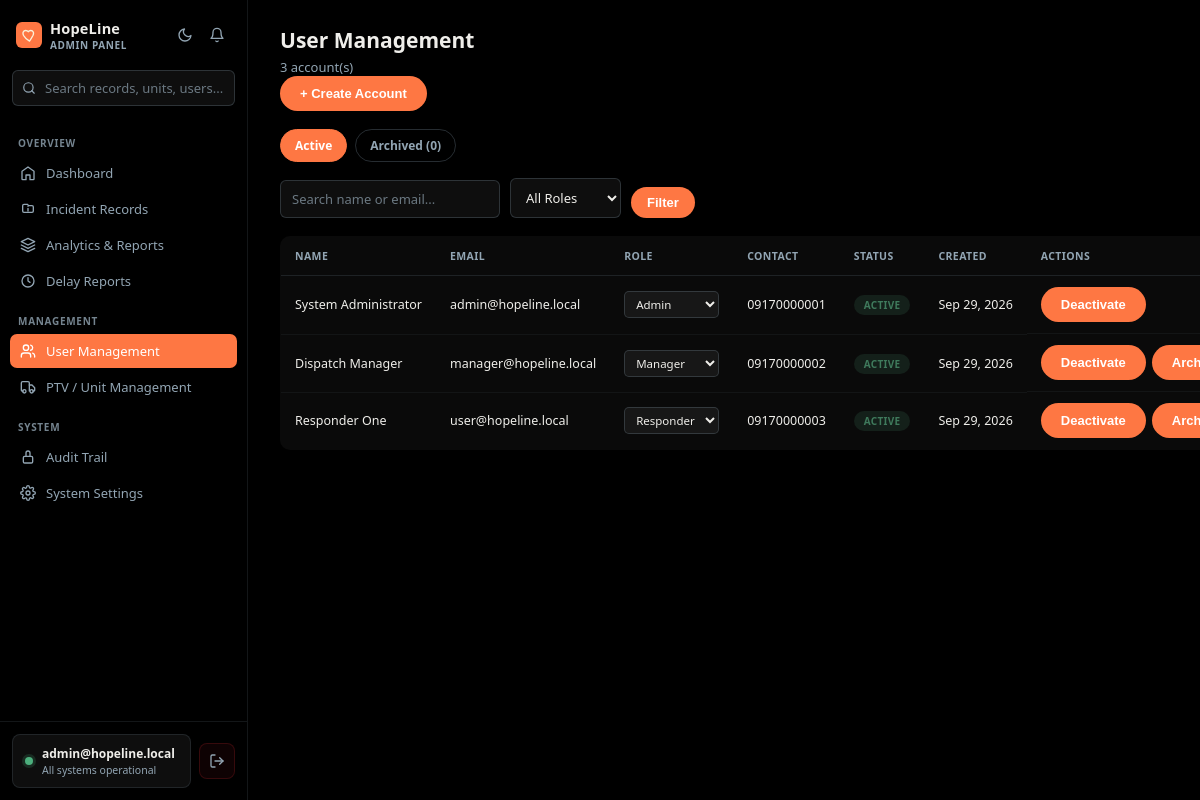
/app/admin/users.php (signed in), run on the app's committed database.
### tables this page shows
CREATE TABLE `users` (
  `id`          INT          NOT NULL AUTO_INCREMENT,
  `name`        VARCHAR(150) NOT NULL,
  `email`       VARCHAR(150) NOT NULL,
  `password`    VARCHAR(255) NOT NULL,
  `role`        ENUM('admin','manager','user') NOT NULL DEFAULT 'user',
  `contact_no`  VARCHAR(20)  DEFAULT NULL,
  `is_verified` TINYINT(1)   NOT NULL DEFAULT 0,
  `archived_at` DATETIME     DEFAULT NULL,
  `created_at`  DATETIME     DEFAULT CURRENT_TIMESTAMP,
  `updated_at`  DATETIME     DEFAULT CURRENT_TIMESTAMP ON UPDATE CURRENT_TIMESTAMP,
  PRIMARY KEY (`id`),
  UNIQUE KEY `uq_users_email` (`email`),
  KEY `idx_users_role` (`role`),
  KEY `idx_users_archived_at` (`archived_at`)
);

### app/admin/users.php (the view, shortened to what this page needs)
<?php
require_once __DIR__ . '/../../config/config.php';
$roleFilter = $_GET['role'] ?? '';
$search = $_GET['q'] ?? '';
$view = ($_GET['view'] ?? '') === 'archived' ? 'archived' : 'active';
$where = $view === 'archived' ? "WHERE archived_at IS NOT NULL" : "WHERE archived_at IS NULL";
$params = [];
$stmt = $pdo->prepare("SELECT * FROM users $where ORDER BY created_at DESC");
$stmt->execute($params);
$users = $stmt->fetchAll(PDO::FETCH_ASSOC);
$archivedCount = $pdo->query("SELECT COUNT(*) FROM users WHERE archived_at IS NOT NULL")->fetchColumn();
?>
<!DOCTYPE html>
<html lang="en">
<head>
<link rel="stylesheet" href="<?php echo BASE_URL; ?>/assets/css/app.css">
</head>
<body>
<?php require_once __DIR__ . '/../../assets/layouts/admin/admin_sidebar.php'; ?>
<main class="main">
    <div class="page-head">
        <div><h1>User Management</h1><p><?php echo count($users); ?> account(s)</p></div>
        <button class="btn-primary" onclick="document.getElementById('createModal').classList.add('show')">+ Create Account</button>
    </div>
    <div class="tabs">
        <a href="?view=active<?php echo $roleFilter ? '&role='.urlencode($roleFilter) : ''; ?><?php echo $search ? '&q='.urlencode($search) : ''; ?>" class="tab <?php echo $view === 'active' ? 'active' : ''; ?>" style="text-decoration:none;">Active</a>
        <a href="?view=archived<?php echo $roleFilter ? '&role='.urlencode($roleFilter) : ''; ?><?php echo $search ? '&q='.urlencode($search) : ''; ?>" class="tab <?php echo $view === 'archived' ? 'active' : ''; ?>" style="text-decoration:none;">Archived (<?php echo $archivedCount; ?>)</a>
    </div>
    <form method="GET" class="toolbar">
        <input type="text" name="q" placeholder="Search name or email..." value="<?php echo htmlspecialchars($search); ?>">
        <select name="role" onchange="this.form.submit()">
            <option value="">All Roles</option>
        </select>
        <button type="submit" class="btn-primary" style="padding:8px 16px;">Filter</button>
    </form>
    <?php if (empty($users)): ?>
        <div class="empty-state"><?php echo $view === 'archived' ? 'No archived accounts.' : 'No accounts match these filters.'; ?></div>
    <?php else: ?>
    <table>
        <thead><tr><th>Name</th><th>Email</th><th>Role</th><th>Contact</th><th>Status</th><th><?php echo $view === 'archived' ? 'Archived' : 'Created'; ?></th><th>Actions</th></tr></thead>
        <tbody>
            <?php foreach ($users as $u): ?>
            <tr>
                <td><?php echo htmlspecialchars($u['name']); ?></td>
                <td><?php echo htmlspecialchars($u['email']); ?></td>
                <td>
                    <?php if ($view === 'active'): ?>
                    <form method="POST" style="display:inline-flex; gap:6px; align-items:center;">
                        <select name="role" class="role-select" onchange="this.form.submit()">
                            <option value="admin" <?php echo $u['role']==='admin'?'selected':''; ?>>Admin</option>
                            <option value="manager" <?php echo $u['role']==='manager'?'selected':''; ?>>Manager</option>
                            <option value="user" <?php echo $u['role']==='user'?'selected':''; ?>>Responder</option>
                        </select>
                    </form>
                    <?php else: ?>
                        <span class="role-badge role-<?php echo $u['role']; ?>"><?php echo ucfirst($u['role']); ?></span>
                    <?php endif; ?>
                </td>
                <td><?php echo htmlspecialchars($u['contact_no'] ?: '—'); ?></td>
                <td><span class="status-badge <?php echo $u['is_verified'] ? 'status-active' : 'status-inactive'; ?>"><?php echo $u['is_verified'] ? 'Active' : 'Inactive'; ?></span></td>
                <td><?php echo date('M j, Y', strtotime($view === 'archived' ? $u['archived_at'] : $u['created_at'])); ?></td>
                <td class="row-actions">
                    <?php if ($view === 'active'): ?>
                        <form method="POST" style="display:inline;">
                            <button type="submit" class="btn-mini <?php echo $u['is_verified'] ? 'btn-deactivate' : 'btn-activate'; ?>">
                                <?php echo $u['is_verified'] ? 'Deactivate' : 'Activate'; ?>
                            </button>
                        </form>
                        <?php if ((int)$u['id'] !== (int)$_SESSION['user_id']): ?>
                        <form method="POST" style="display:inline;" onsubmit="return confirm('Archive this account? They will no longer be able to log in, but their history stays intact.');">
                            <button type="submit" class="btn-mini btn-deactivate">Archive</button>
                        </form>
                        <?php endif; ?>
                    <?php endif; ?>
                </td>
            </tr>
            <?php endforeach; ?>
        </tbody>
    </table>
    <?php endif; ?>
</main>
</body>
</html>

### assets/css/app.css (style rules this page uses)
:root { --burnt-umber: #FE7743; --redwood: #E0632E; --macadamia: #EFEEEA; --cool-blue: #121212; --light-grayish: #92A5B3; --bg-page: #000000; --surface-rgb: 239, 238, 234; --border-rgb: 125, 147, 163; --critical: #b02029; --high: #d9752b; --moderate: #d4ab2b; --low: #3f7a5c; --available: var(--low); --enroute: var(--high); --onsite: var(--critical); --returning: var(--light-grayish); --sidebar-w: 248px; --rail-w: 60px; }
* { box-sizing: border-box; margin: 0; padding: 0; }
html { -webkit-text-size-adjust: 100%; text-size-adjust: 100%; }
html, body { height: 100%; }
html { overflow: hidden; overflow: clip; }
body { font-family: 'Segoe UI', -apple-system, BlinkMacSystemFont, sans-serif; background: var(--bg-page); display: flex; min-height: 100vh; height: 100vh; overflow: hidden; }
select option { background: var(--cool-blue); color: var(--macadamia); }
.main { --content-max: 1280px; flex: 1; min-width: 0; margin-left: var(--sidebar-w); padding: 26px 32px 50px; color: var(--macadamia); max-width: 1280px; height: 100vh; overflow-y: auto; overflow-wrap: break-word; }
.page-head { margin-bottom: 18px; }
.page-head h1 { font-size: 21px; margin-bottom: 4px; }
.page-head p { color: var(--light-grayish); font-size: 13px; }
input[type="text"], input[type="tel"], input[type="number"], input[type="date"], input[type="email"], input[type="password"], select, textarea { background: rgba(var(--surface-rgb), 0.06); border: 1px solid rgba(var(--border-rgb), 0.28); border-radius: 6px; padding: 9px 11px; color: var(--macadamia); font-size: 13px; outline: none; font-family: inherit; max-width: 100%; }
input::placeholder, textarea::placeholder { color: var(--light-grayish); opacity: 0.7; }
.btn-primary, button[type="submit"] { background: var(--burnt-umber); color: #FFFFFF; border: 0; padding: 10px 20px; border-radius: 50px; font-weight: 700; font-size: 13px; cursor: pointer; text-decoration: none; display: inline-flex; align-items: center; gap: 7px; transition: background 0.15s; }
.btn-mini { border: 0; border-radius: 20px; padding: 5px 11px; font-size: 11px; font-weight: 700; cursor: pointer; }
.btn-deactivate { background: rgba(176,32,41,0.15); color: var(--redwood); }
.sev-badge, .role-badge, .tag, .status-pill, .incident-status, .status-badge { font-size: 10px; font-weight: 700; text-transform: uppercase; padding: 3px 10px; border-radius: 20px; letter-spacing: 0.3px; white-space: nowrap; }
.status-resolved, .status-success, .status-active { background: rgba(63,122,92,0.2); color: #3f7a5c; }
.toolbar, .filter-bar { display: flex; gap: 10px; margin-bottom: 18px; flex-wrap: wrap; align-items: flex-end; }
table { width: 100%; border-collapse: collapse; background: rgba(var(--surface-rgb), 0.04); border: 1px solid rgba(var(--border-rgb), 0.18); border-radius: 10px; overflow: hidden; }
thead th { text-align: left; font-size: 10.5px; text-transform: uppercase; letter-spacing: 0.4px; color: var(--light-grayish); padding: 12px 14px; border-bottom: 1px solid rgba(var(--border-rgb), 0.18); white-space: nowrap; }
tbody td { padding: 11px 14px; font-size: 12.5px; border-bottom: 1px solid rgba(var(--border-rgb), 0.08); vertical-align: middle; white-space: nowrap; }
tbody tr:last-child td { border-bottom: none; }
.main { position: relative; }
.tabs { display: flex; gap: 8px; margin-bottom: 16px; }
.tab { font-size: 12px; font-weight: 600; padding: 7px 14px; border-radius: 20px; border: 1px solid rgba(var(--border-rgb), 0.3); color: var(--light-grayish); cursor: pointer; }
.tab.active { background: var(--burnt-umber); border-color: var(--burnt-umber); color: #FFFFFF; }
.role-select { background: rgba(var(--surface-rgb), 0.06); border: 1px solid rgba(var(--border-rgb), 0.28); border-radius: 5px; padding: 4px 7px; color: var(--macadamia); font-size: 11.5px; }
.row-actions { display: flex; gap: 6px; align-items: center; }

### data on the page
users: name "System Administrator", email "admin@hopeline.local", role "Admin", contact_no "09170000001", is_verified "ACTIVE", created_at "Sep 29, 2026"
users: name "Dispatch Manager", email "manager@hopeline.local", role "Manager", contact_no "09170000002", is_verified "ACTIVE", created_at "Sep 29, 2026"
users: name "Responder One", email "user@hopeline.local", role "Responder", contact_no "09170000003", is_verified "ACTIVE", created_at "Sep 29, 2026"

### other printed values
$roleLabel "ADMIN PANEL"
$email "admin@hopeline.local"
$statusText "All systems operational"
count($users) "3"
$archivedCount "0"
